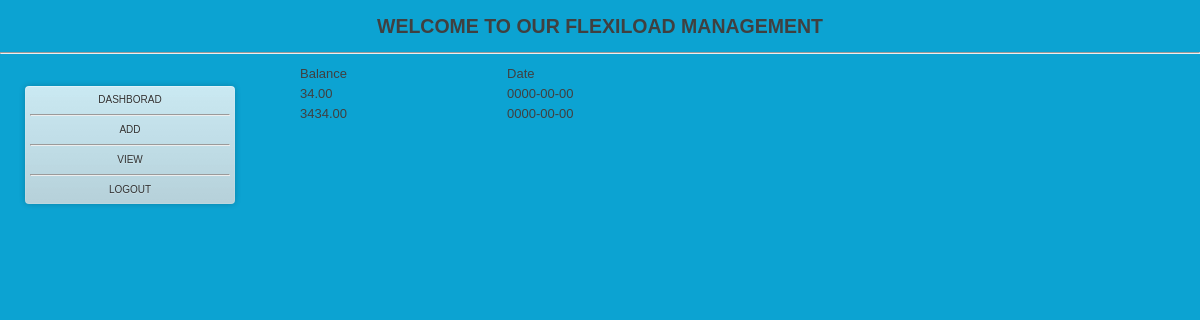
The app's page /statement.php?userid=4 (signed in) with its own data.
### tables this page shows
CREATE TABLE IF NOT EXISTS `statement` (
  `id` int(9) NOT NULL AUTO_INCREMENT,
  `userid` int(9) NOT NULL,
  `balance` decimal(6,2) NOT NULL,
  `addedby` varchar(100) NOT NULL,
  `sdate` date NOT NULL,
  `action` varchar(9) NOT NULL,
  PRIMARY KEY (`id`)
);

### dbconnect.php (called while the page is built, shortened)
<?php
$dbUser = "root";
$dbPass = "";
$dbName = "flexiload";
$dbHost = "localhost";
$conn   = mysqli_connect($dbHost,$dbUser,$dbPass);
mysqli_select_db($conn, $dbName);
function query($query){
global $conn;
$result=mysqli_query($conn,$query) or die("<li>Query:$query</li>Error: <li>Errpr:".mysqli_error($conn)."</li>");
return $result;
}
?>

### statement.php (the view, shortened to what this page needs)
<?php
include"dbconnect.php";
include "header.php";
?>
    <table width="500" border="1" align="center" cellpadding="5" cellspacing ="3" bordercolor="#CC6600">
    <tr>
    <td><strong>Balance</strong></td>
    <td><strong>Date</strong></td>
  </tr>
<?php
$userid =$_REQUEST['userid'];
   $result=  query("select * from statement where userid='$userid' ");
  while($row= mysqli_fetch_object($result))
  {
  $balance          = $row->balance;
  $date         = $row->sdate;
  echo"
  <tr>
    <td>$balance</td>
    <td>$date</td>
  </tr>
  ";
  }
  ?>
        </table>
   <?php include "footer.php";?>

### css/style.css (style rules this page uses)
html, body, div, span, applet, object, iframe, h2, h3, h4, h5, h6, p, blockquote, pre, a, abbr, acronym, address, big, cite, code, del, dfn, em, img, ins, kbd, q, s, samp, small, strike, strong, sub, sup, tt, var, b, u, i, center, dl, dt, dd, ol, ul, li, fieldset, form, label, legend, table, caption, tbody, tfoot, thead, tr, th, td, article, aside, canvas, details, embed, figure, figcaption, footer, header, hgroup, menu, nav, output, ruby, section, summary, time, mark, audio, video { margin: 0; padding: 0; border: 0; font-size: 150%; font: inherit; vertical-align: baseline; }
body { line-height: 1; }
table { border :2px #527881 medium dotted ; border-spacing: 0; }
body { font: 13px/20px 'Lucida Grande', Tahoma, Verdana, sans-serif; color: #404040; background: #0ca3d2; }

### records on screen
statement: balance "34.00", sdate "0000-00-00"
statement: balance "3434.00", sdate "0000-00-00"
